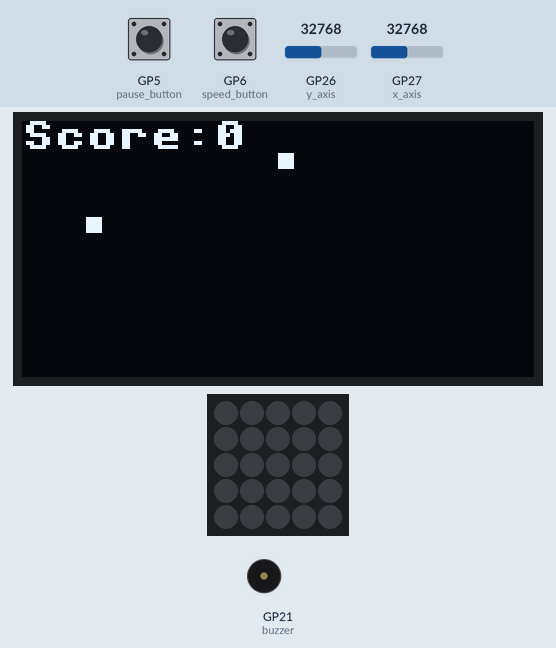
Recording of a program running on a simulated Raspberry Pi Pico running MicroPython. On the bench: 128×64 one-colour display, 5×5 RGB LED matrix, buzzer (waves = sounding). The test bench sets the inputs (shaded band); at power-on: GP5 (pause_button) HIGH, GP27 (x_axis) = 32768, GP6 (speed_button) HIGH, GP26 (y_axis) = 32768 (analog values on the 0–65535 scale). Random numbers come from a fixed seed; the 25 LEDs are laid out as on the BitDogLab board (LED 0 bottom right, every second row reversed).

Above: at 5.4 s.
5.5 s: GP5 (pause_button) pulled LOW for 0.15 s
At 6.5 s:
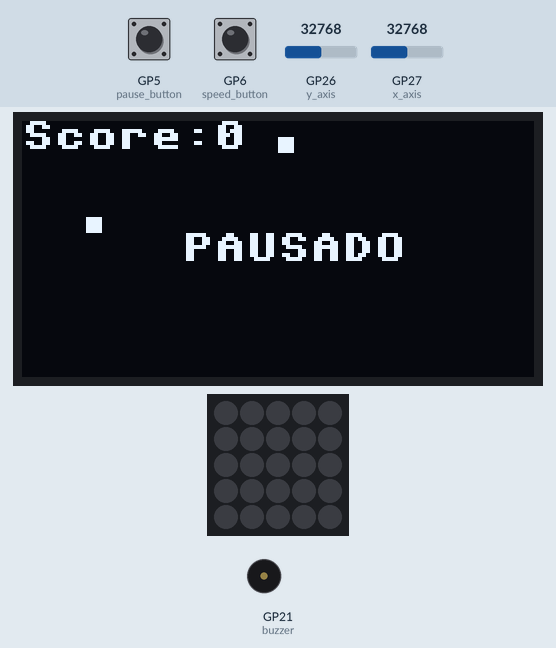
7.3 s: GP5 (pause_button) pulled LOW for 1 s
At 7.8 s:
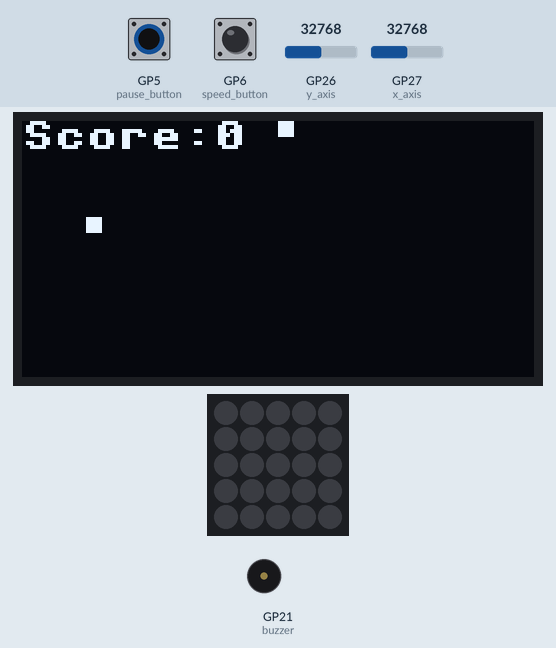
8.9 s: GP27 (x_axis) set to 9345
At 9.07 s:
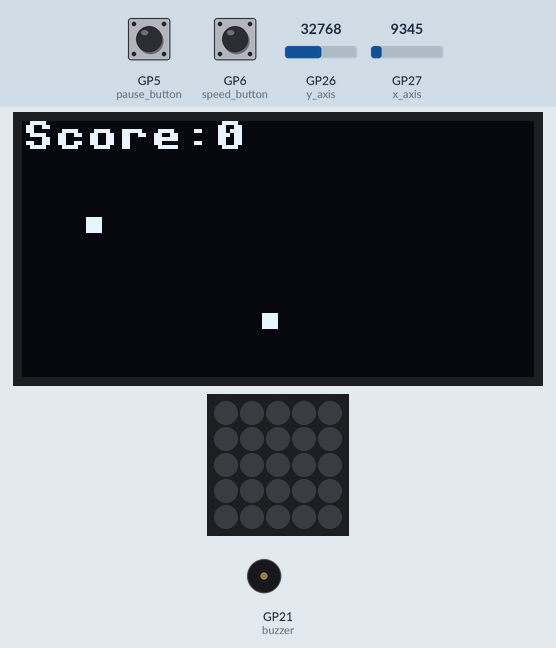
10.4 s: GP6 (speed_button) pulled LOW for 3.2 s
14.2 s: GP5 (pause_button) driven LOW and GP6 (speed_button) driven LOW
At 16.1 s:
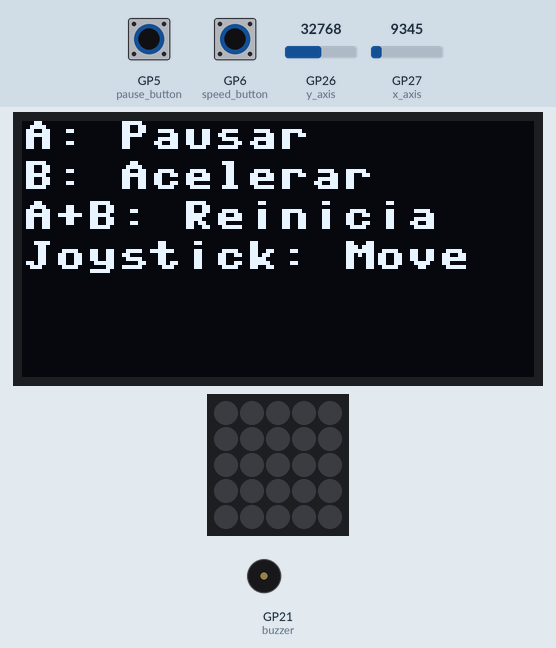
17.2 s: GP5 (pause_button) driven HIGH
Timing chart, 0 to 20.2 s (numbered marks = the images above; inputs shaded):
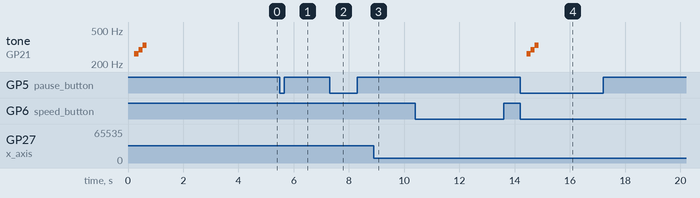

The program:

Snake_GPT_OLED_.py
```python
from machine import Pin, SoftI2C, ADC, PWM
from ssd1306 import SSD1306_I2C
import neopixel
import utime
import random

# --- OLED ---
i2c = SoftI2C(scl=Pin(15), sda=Pin(14))
oled = SSD1306_I2C(128, 64, i2c)

# --- Joystick ---
x_axis = ADC(Pin(27))
y_axis = ADC(Pin(26))
sw_button = Pin(22, Pin.IN, Pin.PULL_UP)

# --- Botões ---
pause_button = Pin(5, Pin.IN, Pin.PULL_UP)   # Botão A
speed_button = Pin(6, Pin.IN, Pin.PULL_UP)   # Botão B

# --- Buzzer ---
buzzer = PWM(Pin(21))

def beep():
    buzzer.freq(1000)
    buzzer.duty_u16(30000)
    utime.sleep(0.1)
    buzzer.duty_u16(0)

def play_game_over_tone():
    notas = [196, 174, 155, 146, 130]
    for nota in notas:
        buzzer.freq(nota)
        buzzer.duty_u16(20000)
        utime.sleep(0.3)
        buzzer.duty_u16(0)
        utime.sleep(0.1)

def play_restart_tone():
    notas = [262, 294, 330]
    for nota in notas:
        buzzer.freq(nota)
        buzzer.duty_u16(15000)
        utime.sleep(0.15)
    buzzer.duty_u16(0)

# --- NeoPixel Matrix ---
NUM_LEDS = 25
np = neopixel.NeoPixel(Pin(7), NUM_LEDS)
LED_MATRIX = [
    [24, 23, 22, 21, 20],
    [15, 16, 17, 18, 19],
    [14, 13, 12, 11, 10],
    [5, 6, 7, 8, 9],
    [4, 3, 2, 1, 0]
]

def dim(color, factor=0.03):  # 3% intensidade
    return tuple(int(c * factor) for c in color)

def effect_food():
    for _ in range(2):
        for i in range(NUM_LEDS):
            np[i] = dim((0, 255, 0))
        np.write()
        utime.sleep(0.1)
        np.fill((0, 0, 0))
        np.write()
        utime.sleep(0.1)

def effect_game_over():
    for step in range(5):
        for y in range(5):
            for x in range(5):
                if x + y == step:
                    led_index = LED_MATRIX[y][x]
                    np[led_index] = dim((255, 0, 0))
        np.write()
        utime.sleep(0.1)
    play_game_over_tone()
    np.fill((0, 0, 0))
    np.write()

def effect_restart():
    colors = [(255, 255, 0), (0, 255, 255)]
    for color in colors:
        for i in range(NUM_LEDS):
            np[i] = dim(color)
        np.write()
        utime.sleep(0.1)
    np.fill((0, 0, 0))
    np.write()
    play_restart_tone()

def show_controls():
    oled.fill(0)
    oled.text("A: Pausar", 0, 0)
    oled.text("B: Acelerar", 0, 10)
    oled.text("A+B: Reinicia", 0, 20)
    oled.text("Joystick: Move", 0, 30)
    oled.show()
    utime.sleep(3)

# --- Jogo ---
CELL_SIZE = 4
WIDTH = 128 // CELL_SIZE
HEIGHT = 64 // CELL_SIZE

def new_food_position():
    while True:
        pos = (random.randint(0, WIDTH - 1), random.randint(2, HEIGHT - 1))  # evita linha 1
        if pos not in snake:
            return pos

snake = [(WIDTH // 2, HEIGHT // 2)]
direction = (0, -1)
food = new_food_position()
score = 0
paused = False
game_over = False

def read_joystick():
    x = x_axis.read_u16()
    y = y_axis.read_u16()
    if x > 60000:
        return (1, 0)
    elif x < 10000:
        return (-1, 0)
    elif y > 60000:
        return (0, -1)
    elif y < 10000:
        return (0, 1)
    return None

def draw():
    oled.fill(0)
    oled.text(f'Score:{score}', 0, 0)
    oled.fill_rect(food[0]*CELL_SIZE, food[1]*CELL_SIZE, CELL_SIZE, CELL_SIZE, 1)
    for segment in snake:
        oled.fill_rect(segment[0]*CELL_SIZE, segment[1]*CELL_SIZE, CELL_SIZE, CELL_SIZE, 1)
    if paused:
        oled.text("PAUSADO", 40, 28)
    elif game_over:
        oled.text("GAME OVER", 30, 28)
    oled.show()

def update():
    global food, score, game_over
    head_x, head_y = snake[0]
    dx, dy = direction
    new_head = ((head_x + dx) % WIDTH, (head_y + dy) % HEIGHT)

    if new_head in snake:
        game_over = True
        effect_game_over()
        return

    snake.insert(0, new_head)

    if new_head == food:
        score += 1
        beep()
        effect_food()
        food = new_food_position()
    else:
        snake.pop()

# --- Inicialização do jogo ---
def reset_game():
    global snake, direction, food, score, paused, game_over
    snake = [(WIDTH // 2, HEIGHT // 2)]
    direction = (0, -1)
    food = new_food_position()
    score = 0
    paused = False
    game_over = False
    np.fill((0, 0, 0))
    np.write()
    effect_restart()
    show_controls()
    oled.fill(0)
    oled.text("REINICIADO", 30, 28)
    oled.show()
    utime.sleep(0.5)

reset_game()
last_move_time = utime.ticks_ms()

# --- Loop principal ---
while True:
    # Reiniciar com A + B
    if not pause_button.value() and not speed_button.value():
        reset_game()

    # Pausar com Botão A (somente se não estiver reiniciando)
    elif not pause_button.value():
        paused = not paused
        utime.sleep(0.3)

    if not paused and not game_over:
        new_dir = read_joystick()
        if new_dir and (new_dir[0] != -direction[0] or new_dir[1] != -direction[1]):
            direction = new_dir

        current_time = utime.ticks_ms()
        speed = 150  # velocidade normal
        if not speed_button.value():
            speed = 60  # acelerado enquanto B está pressionado

        if utime.ticks_diff(current_time, last_move_time) > speed:
            update()
            last_move_time = current_time

    draw()
    utime.sleep(0.01)
```

Measured:
- after the input at 7.3 s, the display: changes after 0.34 s (image 2)
- after the input at 14.2 s, tone on GP21 (buzzer): silent → 262 Hz after 0.23 s, → 294 Hz 0.15 s later, → 330 Hz 0.15 s later, → silent 0.15 s later
